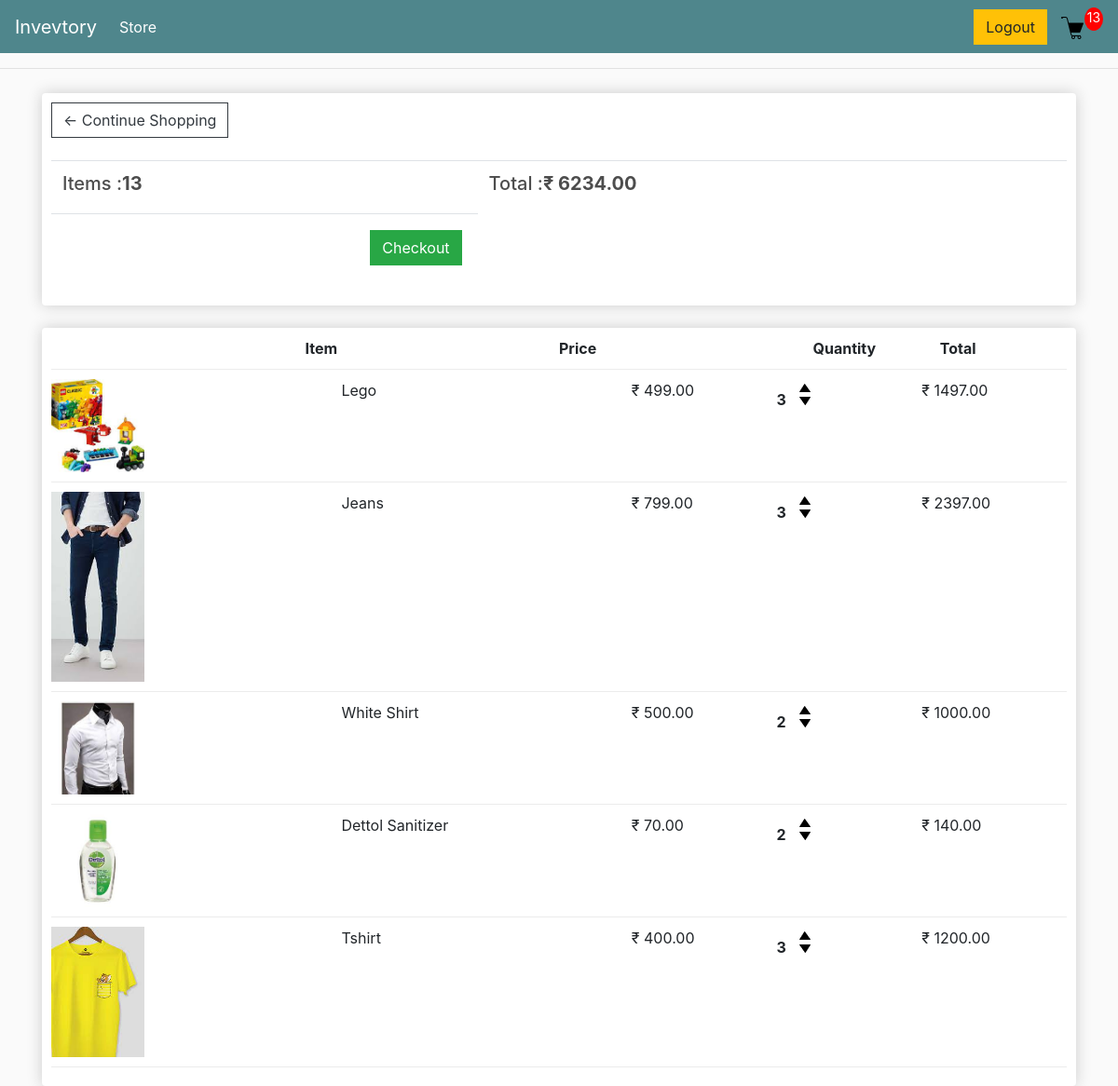
The page /cart/ (signed in) on the database its author committed.
### store/models.py (models this page shows, shortened)
class Order(models.Model):
    customer = models.ForeignKey(Customer, on_delete=models.CASCADE, blank=True, null=True)
    date_order = models.DateTimeField(auto_now_add=True)
    complete = models.BooleanField(default=False, null=True, blank=True)
    transaction_id = models.CharField(max_length=200, null=True)
    @property
    def get_cart_total(self):
        orderitems = self.orderitem_set.all()
        total = sum([item.get_total for item in orderitems])
        return total
    @property
    def get_cart_items(self):
        orderitems = self.orderitem_set.all()
        total = sum([item.quantity for item in orderitems])
        return total

class OrderItem(models.Model):
    product = models.ForeignKey(Product, on_delete=models.SET_NULL, null=True, blank=True)
    order = models.ForeignKey(Order, on_delete=models.SET_NULL, blank=True, null=True)
    quantity = models.IntegerField(default=0, null=True, blank=True)
    date_added = models.DateTimeField(auto_now_add=True)
    @property
    def get_total(self):
        total = self.product.price * self.quantity
        return total

class Product(models.Model):
    name = models.CharField(max_length=200)
    price = models.FloatField()
    active = models.BooleanField(default=True,null=True, blank=True)
    quantity = models.PositiveBigIntegerField(default=1)
    image = models.ImageField(null=True, blank=True)
    class Meta:
        ordering = ['id']
    @property
    def imageURL(self):
        try:
            url = self.image.url
        except:
            url = ''
        return url

### store/views.py (the view)
# urls.py: path('cart/', views.cart, name='cart'),
@login_required
def cart(request):
    if request.user.is_authenticated:
        customer = request.user.customer
        order, created = Order.objects.get_or_create(customer=customer, complete=False)
        items = order.orderitem_set.all()
        cartItems = order.get_cart_items
    else:
        items = []
        order = {'get_cart_items': 0, 'get_cart_total': 0}
        cartItems = order['get_cart_items']
    context = {'items' : items, 'order': order, 'cartItems': cartItems,'shipping': False}
    return render(request, 'store/cart.html', context)

### userapp/managers.py (called while the page is built)
    def get_queryset(self):
        return super().get_queryset().filter(is_active=True)

### userapp/models.py (called while the page is built)
    def get_full_name(self):
        full_name = '%s %s' % (self.first_name, self.last_name)
        return full_name.strip()

    def __str__(self):
        return self.get_full_name()

### store/templates/store/cart.html
{% extends 'store/main.html' %}
{% load static %}
{% block content %}
<div class="row">
    <div class="col-lg-12">
        <div class="box-element">
            <a class="btn btn-outline-dark" href="{% url 'store:store' %}">&#x2190; Continue Shopping</a>
            <br>
            <br>
            <table class="table">
                <tr>
                    <th><h5>Items :<strong>{{ order.get_cart_items }}</strong></h5></th>
                    <th><h5>Total :<strong>&#8377; {{ order.get_cart_total|floatformat:2 }}</strong></h5></th>
                </tr>
                <th>
                    <a style="float: right; margin: 5px;" class="btn btn-success" href="{% url 'store:checkout' %}">Checkout</a>
                </th>
            </table>
        </div>
        <br>
        <div class="box-element">
            <div class="cart-row">
                <div style="flex: 2;"></div>
                <div style="flex: 2;"><strong>Item</strong></div>
                <div style="flex: 2;"><strong>Price</strong></div>
                <div style="flex: 1;"><strong>Quantity</strong></div>
                <div style="flex: 1;"><strong>Total</strong></div>
            </div>
            {% for item in items %}
				<div class="cart-row">
					<div style="flex:2"><img class="row-image" src="{{item.product.imageURL}}"></div>
					<div style="flex:2"><p>{{item.product.name}}</p></div>
					<div style="flex:1"><p>&#8377; {{item.product.price|floatformat:2}}</p></div>
					<div style="flex:1">
						<p class="quantity">{{item.quantity}}</p>
						<div class="quantity">
							<img data-product="{{item.product.id}}" data-action="add" class="chg-quantity update-cart" src="{% static  'images/arrow-up.png' %}">
							<img data-product="{{item.product.id}}" data-action="remove" class="chg-quantity update-cart" src="{% static  'images/arrow-down.png' %}">
						</div>
					</div>
					<div style="flex:1"><p>&#8377; {{item.get_total|floatformat:2}}</p></div>
				</div>
				{% endfor %}
        </div>
    </div>
</div>
{% endblock content %}

### static/css/main.css (style rules this page uses)
body { background-color: hsl(0, 0%, 98%); }
h1,h2,h3,h4,h5,h6 { color:hsl(0, 0%, 30%); }
.box-element { box-shadow:hsl(0, 0%, 80%) 0 0 16px; background-color: #fff; border-radius: 4px; padding: 10px; }
.col-lg-4, .col-lg-6, .col-lg-8, .col-lg-12 { margin-top: 10px; }
.btn { border-radius: 0; }
.row-image { width: 100px; }
.cart-row { display: flex; align-items: flex-stretch; padding-bottom: 10px; margin-bottom: 10px; border-bottom: 1px solid #ececec; }
.quantity { display: inline-block; font-weight: 700; padding-right:10px; }
.chg-quantity { width: 12px; cursor: pointer; display: block; margin-top: 5px; transition:.1s; }

### rows shown on the page
Order: get_cart_items "13", get_cart_total "6234.00"
OrderItem: product.imageURL (picture), product.name "Lego", product.price "499.00", quantity "3", get_total "1497.00"
OrderItem: product.imageURL (picture), product.name "Jeans", product.price "799.00", quantity "3", get_total "2397.00"
OrderItem: product.imageURL (picture), product.name "White Shirt", product.price "500.00", quantity "2", get_total "1000.00"
OrderItem: product.imageURL (picture), product.name "Dettol Sanitizer", product.price "70.00", quantity "2", get_total "140.00"
OrderItem: product.imageURL (picture), product.name "Tshirt", product.price "400.00", quantity "3", get_total "1200.00"

### other values the page prints
{{ cartItems }} "13"
